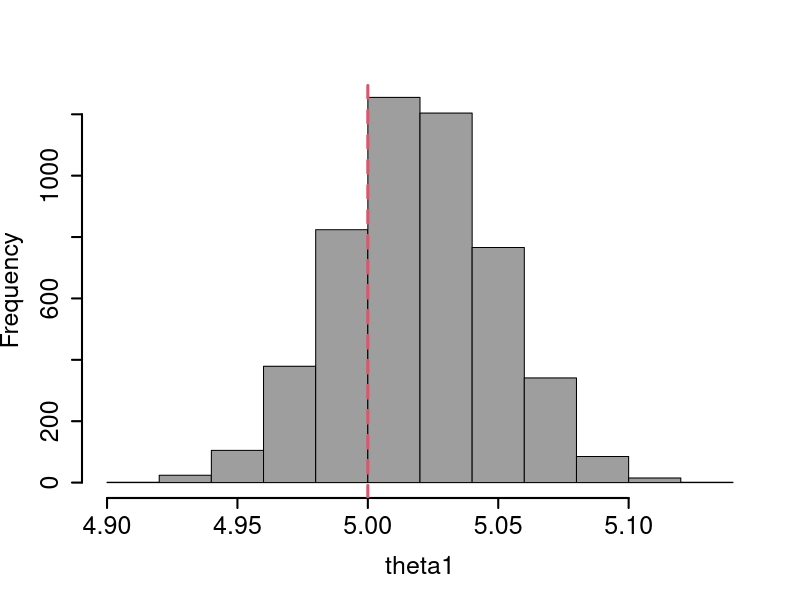
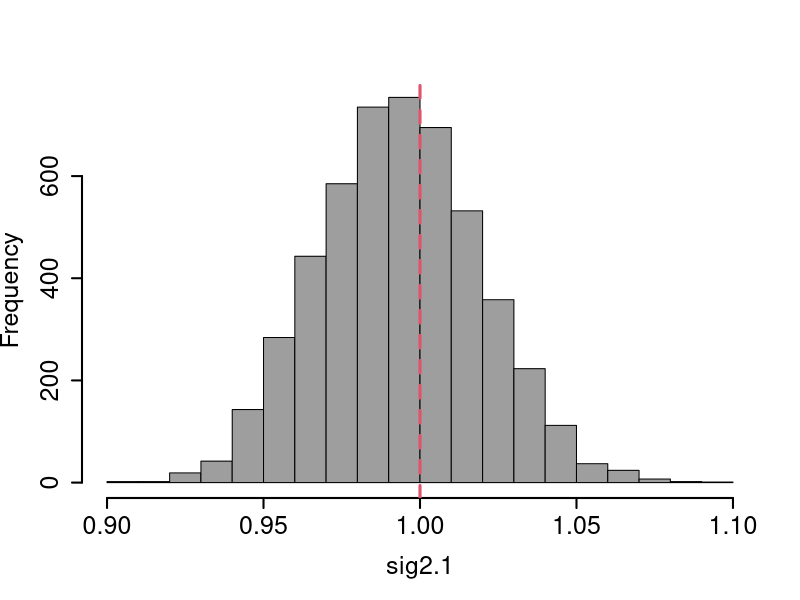

The R source for these figures, in order:
## ---- chunk 1
# set the number of observations and true value of parameters
n <- 1000
theta <- 5
sigma2 <- 1
# generate dataset
x <- rnorm(n, theta, sqrt(sigma2)) #set the number of MC samples
N <- 5000
#i. set hyperparameters for fairly informative priors
theta0 <- theta
k0 <- 0.01
a <- 1000+1
b <- sigma2/(a-1)
#calculate posterior parameters
m <- (theta0 + n*k0*mean(x))/(1+n*k0)
alpha <- a + n/2
beta <- 1/b + sum(x^2)/2 + theta0^2/(2*k0) - (theta0 + n*k0*mean(x))^2/(2*k0*(1+n*k0))
#MC simulation
sig2.1 <- 1/rgamma(N, alpha, beta)
theta1 <- rnorm(N, m, sqrt(sig2.1/(1/k0 + n)))
## ---- chunk 2
hist(theta1, col=8, lwd=2, , main="", cex.axis=1.5, cex.lab=1.5)
abline(v=theta, lty=2, lwd=3, col=2)
## ---- chunk 3
hist(sig2.1, col=8, lwd=2, , main="", cex.axis=1.5, cex.lab=1.5) 
abline(v=sigma2, lty=2, lwd=3, col=2)
